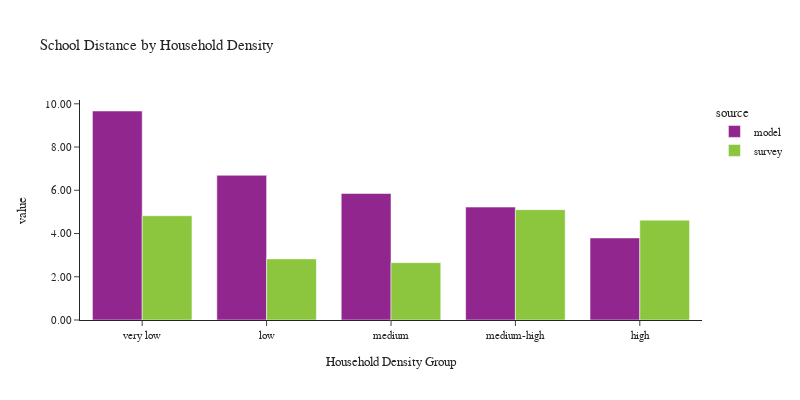

The code cell stored with this chart in its notebook:
### Code cell
plot_school_location(df_students, 'hh_density_group', 'Household Density', 'Household Density Group')

### Figure 1 — Plotly figure (JSON) as saved in the notebook; plotly's stock layout.template omitted (floating-point values rounded to 4 significant figures)
{"data": [{"alignmentgroup": "True", "customdata": [[135161], [147786], [283905], [239287], [166920]], "hovertemplate": "source=model<br>hh_density_group=%{x}<br>value=%{y}<br>sample count=%{customdata[0]}<extra></extra>", "legendgroup": "model", "marker": {"color": "#91268F", "pattern": {"shape": ""}}, "name": "model", "offsetgroup": "model", "orientation": "v", "showlegend": true, "textposition": "auto", "type": "bar", "x": ["very low", "low", "medium", "medium-high", "high"], "xaxis": "x", "y": [9.667, 6.692, 5.852, 5.223, 3.796], "yaxis": "y"}, {"alignmentgroup": "True", "customdata": [[211], [145], [245], [160], [136]], "hovertemplate": "source=survey<br>hh_density_group=%{x}<br>value=%{y}<br>sample count=%{customdata[0]}<extra></extra>", "legendgroup": "survey", "marker": {"color": "#8CC63E", "pattern": {"shape": ""}}, "name": "survey", "offsetgroup": "survey", "orientation": "v", "showlegend": true, "textposition": "auto", "type": "bar", "x": ["very low", "low", "medium", "medium-high", "high"], "xaxis": "x", "y": [4.823, 2.827, 2.653, 5.103, 4.617], "yaxis": "y"}], "layout": {"barmode": "group", "font": {"size": 11}, "height": 400, "legend": {"title": {"text": "source"}, "tracegroupgap": 0}, "title": {"text": "School Distance by Household Density"}, "width": 800, "xaxis": {"anchor": "y", "domain": [0.0, 1.0], "title": {"text": "Household Density Group"}}, "yaxis": {"anchor": "x", "domain": [0.0, 1.0], "tickformat": ".2f", "title": {"text": "value"}}}}
